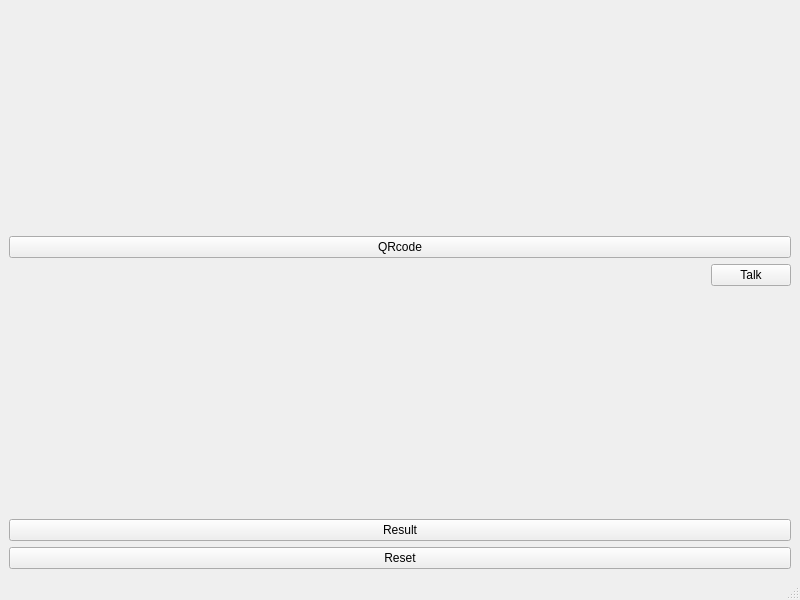
<?xml version="1.0" encoding="UTF-8"?>
<ui version="4.0">
 <class>MainWindow</class>
 <widget class="QMainWindow" name="MainWindow">
  <property name="geometry">
   <rect>
    <x>0</x>
    <y>0</y>
    <width>800</width>
    <height>600</height>
   </rect>
  </property>
  <property name="windowTitle">
   <string>MainWindow</string>
  </property>
  <widget class="QWidget" name="centralwidget">
   <layout class="QVBoxLayout" name="verticalLayout_3">
    <item>
     <layout class="QVBoxLayout" name="verticalLayout_2" stretch="0,0">
      <property name="spacing">
       <number>20</number>
      </property>
      <property name="bottomMargin">
       <number>0</number>
      </property>
      <item>
       <widget class="QLabel" name="labelqrcode">
        <property name="sizePolicy">
         <sizepolicy hsizetype="Fixed" vsizetype="Minimum">
          <horstretch>0</horstretch>
          <verstretch>0</verstretch>
         </sizepolicy>
        </property>
        <property name="text">
         <string/>
        </property>
       </widget>
      </item>
      <item>
       <widget class="QPushButton" name="btnQrcode">
        <property name="text">
         <string>QRcode</string>
        </property>
       </widget>
      </item>
     </layout>
    </item>
    <item>
     <layout class="QHBoxLayout" name="horizontalLayout" stretch="2,0">
      <item>
       <widget class="QLabel" name="talkText">
        <property name="text">
         <string/>
        </property>
       </widget>
      </item>
      <item>
       <widget class="QPushButton" name="btnTalk">
        <property name="text">
         <string>Talk</string>
        </property>
       </widget>
      </item>
     </layout>
    </item>
    <item>
     <layout class="QVBoxLayout" name="verticalLayout">
      <item>
       <widget class="QLabel" name="label">
        <property name="text">
         <string/>
        </property>
       </widget>
      </item>
      <item>
       <widget class="QPushButton" name="pushButton">
        <property name="text">
         <string>Result</string>
        </property>
       </widget>
      </item>
     </layout>
    </item>
    <item>
     <widget class="QPushButton" name="btnReset">
      <property name="text">
       <string>Reset</string>
      </property>
     </widget>
    </item>
   </layout>
  </widget>
  <widget class="QMenuBar" name="menubar">
   <property name="geometry">
    <rect>
     <x>0</x>
     <y>0</y>
     <width>800</width>
     <height>26</height>
    </rect>
   </property>
  </widget>
  <widget class="QStatusBar" name="statusbar"/>
 </widget>
 <resources/>
 <connections/>
</ui>
